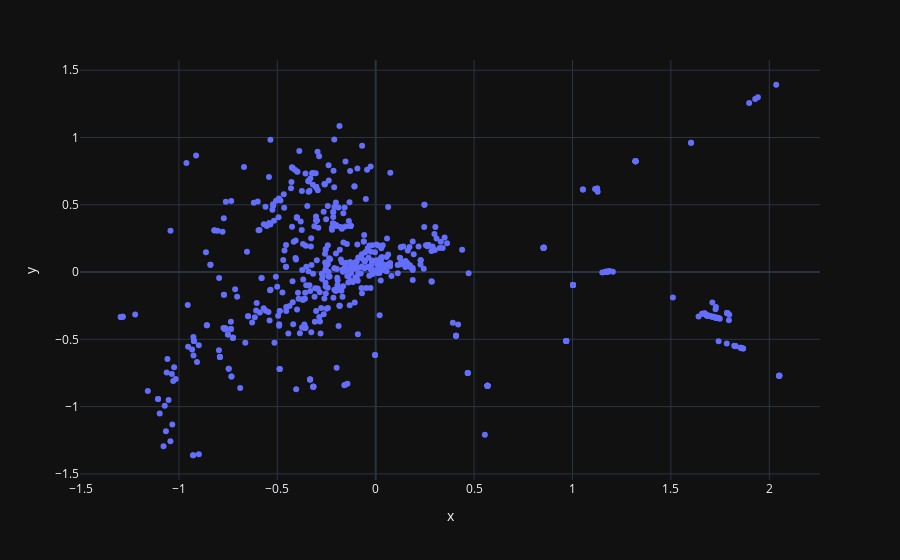

The cell this chart's notebook holds for it:
### Code cell
# 2d
d = pd.DataFrame({'x':x,'y':y})
fig = px.scatter(d, x='x', y='y')
fig.show()

### Figure 1 — Plotly figure (JSON) as saved in the notebook; plotly's stock layout.template omitted (floating-point values rounded to 4 significant figures; data arrays with more than 128 entries replaced by an {"elided": "..."} marker saying what was removed)
{"data": [{"hovertemplate": "x=%{x}<br>y=%{y}<extra></extra>", "legendgroup": "", "marker": {"color": "#636efa", "symbol": "circle"}, "mode": "markers", "name": "", "orientation": "v", "showlegend": false, "x": {"elided": "657 float values"}, "xaxis": "x", "y": {"elided": "657 float values"}, "yaxis": "y", "type": "scatter"}], "layout": {"xaxis": {"anchor": "y", "domain": [0.0, 1.0], "title": {"text": "x"}}, "yaxis": {"anchor": "x", "domain": [0.0, 1.0], "title": {"text": "y"}}, "legend": {"tracegroupgap": 0}, "margin": {"t": 60}}}
